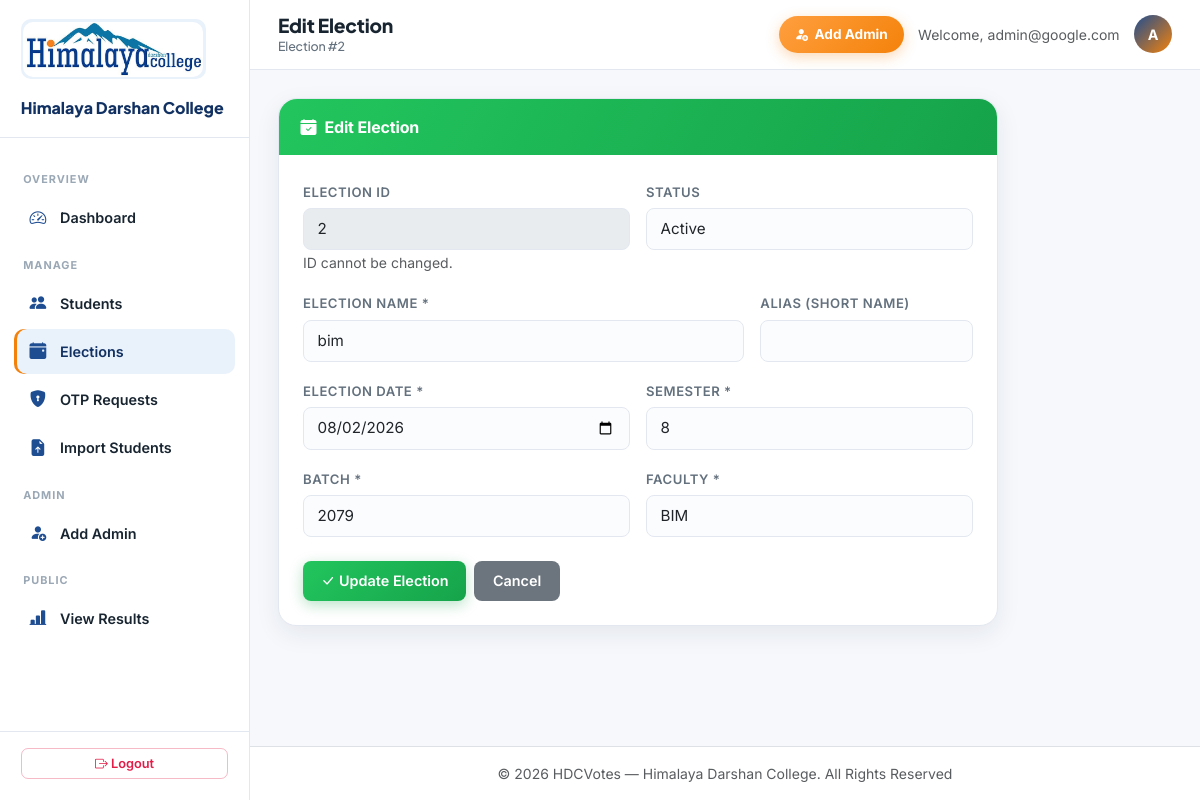
Screenshot of /Admin/edit_event.php?id=2 (signed in) with the database file from the repository.
### tables this page shows
CREATE TABLE `election` (
  `election_id` int(11) NOT NULL,
  `election_name` varchar(100) NOT NULL,
  `alias` varchar(50) DEFAULT NULL,
  `election_date` date NOT NULL,
  `election_batch` varchar(20) NOT NULL,
  `election_faculty` varchar(50) NOT NULL,
  `election_semester` int(11) NOT NULL CHECK (`election_semester` between 1 and 8),
  `election_status` varchar(20) DEFAULT 'upcoming'
);

### Admin/edit_event.php (the view, shortened to what this page needs)
<?php
require_once '../Database/db_connect.php';
$event_id = isset($_GET['id']) ? intval($_GET['id']) : 0;
$stmt = $conn->prepare("SELECT * FROM election WHERE election_id = ?");
$stmt->bind_param("i", $event_id);
$stmt->execute();
$result = $stmt->get_result();
$event = $result->fetch_assoc();
include 'header.php';
?>
<div class="card shadow" style="max-width:720px;">
    <div class="card-header bg-success text-white"><i class="bi bi-calendar-check-fill me-2"></i>Edit Election</div>
    <div class="card-body">
        <form method="POST">
            <div class="row g-3">
                <div class="col-md-6">
                    <label>Election ID</label>
                    <input type="text" class="form-control" value="<?= htmlspecialchars($event['election_id']) ?>" disabled>
                    <small class="text-muted">ID cannot be changed.</small>
                </div>
                <div class="col-md-6">
                    <label>Status</label>
                    <select name="election_status" class="form-select">
                        <option value="active" <?= $event['election_status'] == 'active' ? 'selected' : '' ?>>Active</option>
                    </select>
                </div>
                <div class="col-md-8">
                    <label>Election Name *</label>
                    <input type="text" name="election_name" class="form-control" value="<?= htmlspecialchars($event['election_name']) ?>" required>
                </div>
                <div class="col-md-4">
                    <label>Alias (short name)</label>
                    <input type="text" name="alias" class="form-control" value="<?= htmlspecialchars($event['alias']) ?>">
                </div>
                <div class="col-md-6">
                    <label>Election Date *</label>
                    <input type="date" name="election_date" class="form-control" value="<?= htmlspecialchars($event['election_date']) ?>" required>
                </div>
                <div class="col-md-6">
                    <label>Semester *</label>
                    <input type="number" name="election_semester" class="form-control" min="1" max="8" value="<?= htmlspecialchars($event['election_semester']) ?>" required>
                </div>
                <div class="col-md-6">
                    <label>Batch *</label>
                    <input type="text" name="election_batch" class="form-control" value="<?= htmlspecialchars($event['election_batch']) ?>" required>
                </div>
                <div class="col-md-6">
                    <label>Faculty *</label>
                    <input type="text" name="election_faculty" class="form-control" value="<?= htmlspecialchars($event['election_faculty']) ?>" required>
                </div>
            </div>
            <div class="d-flex gap-2 mt-4">
                <button type="submit" class="btn btn-success"><i class="bi bi-check-lg me-1"></i>Update Election</button>
                <a href="home.php?section=events" class="btn btn-secondary">Cancel</a>
            </div>
        </form>
    </div>
</div>
<?php include 'footer.php'; ?>

### assets/css/custom.css (style rules this page uses)
:root { --primary:#ffffff; --primary-tint:#f6f8fc; --primary-shade:#eef1f6; --secondary:#1e4d92; --secondary-dark:#123163; --secondary-light:#3f74b8; --secondary-soft:#e9f1fb; --tertiary:#f4820a; --tertiary-dark:#c96600; --tertiary-light:#ff9f3f; --tertiary-soft:#fff1e0; --success:#16a34a; --danger:#e11d48; --warning:#d97706; --primary-brand:var(--secondary); --primary-dark:var(--secondary-dark); --primary-light:var(--secondary-light); --accent:var(--tertiary); --ink:#182531; --muted:#63707d; --border:#e3e8f0; --bg:var(--primary-tint); --card:var(--primary); --sidebar-from:#ffffff; --sidebar-to:#ffffff; --radius-lg:18px; --radius-md:12px; --radius-sm:8px; --shadow-sm:0 1px 3px rgba(24,37,49,0.06); --shadow-md:0 8px 24px rgba(24,37,49,0.08); --shadow-lg:0 20px 50px rgba(24,37,49,0.16); }
* { box-sizing:border-box; }
html, body { background:var(--bg); color:var(--ink); font-family:'Inter','Plus Jakarta Sans',-apple-system,BlinkMacSystemFont,sans-serif; -webkit-font-smoothing:antialiased; }
a { color:var(--secondary); text-decoration:none; }
.btn { border-radius:var(--radius-sm); font-weight:600; font-size:0.9rem; padding:0.5rem 1.1rem; transition:all .18s ease; border:1px solid transparent; }
.btn-success { background:linear-gradient(135deg,#22c55e,var(--success)); border:none; box-shadow:0 4px 14px rgba(22,163,74,0.3); }
.btn-secondary, .btn-outline-secondary { border-radius:var(--radius-sm); }
.card { border:1px solid var(--border); border-radius:var(--radius-lg); box-shadow:var(--shadow-sm); background:var(--card); }
.card-header { border-radius:var(--radius-lg) var(--radius-lg) 0 0 !important; border-bottom:none; font-weight:700; padding:1rem 1.35rem; letter-spacing:-0.01em; }
.card-header.bg-success { background:linear-gradient(120deg,#22c55e,var(--success)) !important; }
.card-body { padding:1.5rem; }
.card.shadow { box-shadow:var(--shadow-md) !important; }
label { font-weight:600; font-size:0.82rem; color:var(--muted); text-transform:uppercase; letter-spacing:.04em; margin-bottom:.35rem; display:inline-block; }
.form-control, .form-select { border-radius:var(--radius-sm); border:1.5px solid var(--border); padding:0.55rem 0.85rem; font-size:0.95rem; transition:all .15s ease; background:#fbfcfe; }
.bg-success { background:linear-gradient(120deg,#22c55e,var(--success)) !important; }

### rows the page displays
election: election_id "2", election_status "Active", election_name "bim", election_date "08/02/2026", election_semester "8", election_batch "2079", election_faculty "BIM"

### other values shown
$pageTitle "Edit Election"
$pageSubtitle "Election #2"
$adminEmail "admin@google.com"
$adminInitial "A"
